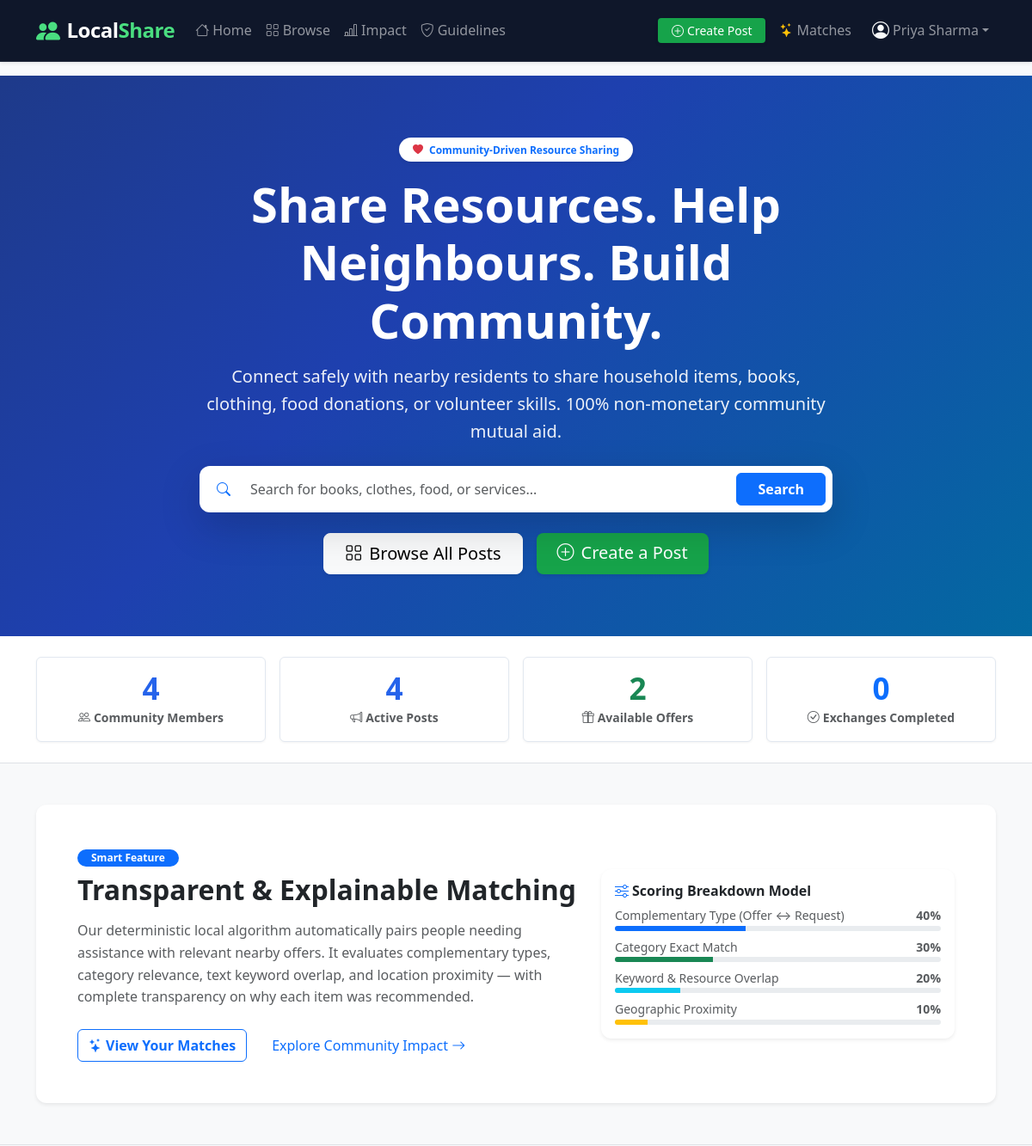
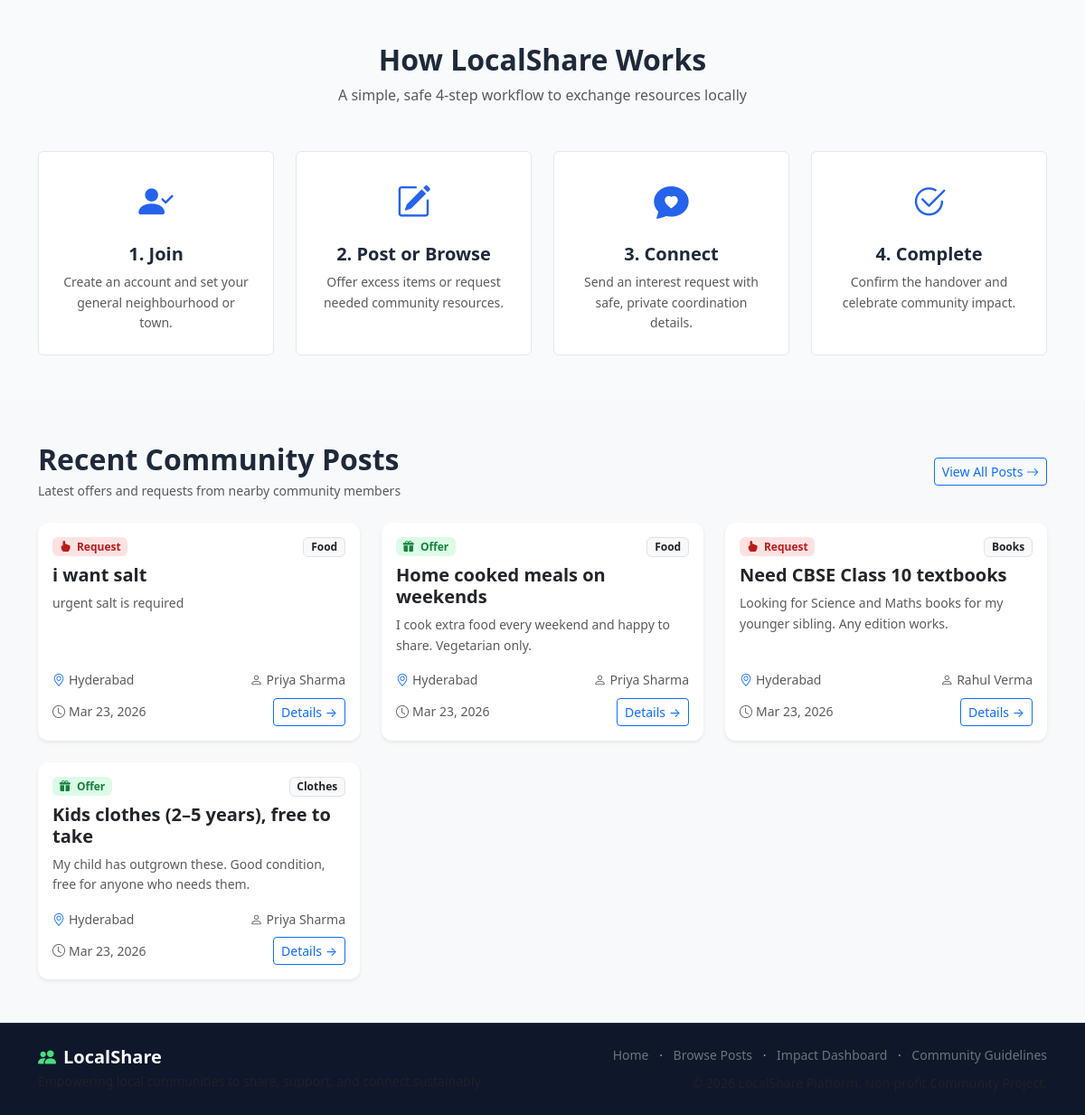
The page / (signed in) on the database its author committed (2 pictures, top to bottom).
### app/models/post.py (models this page shows, shortened)
class Post(db.Model):
    __tablename__ = 'posts'
    id = db.Column(db.Integer, primary_key=True)
    user_id = db.Column(db.Integer, db.ForeignKey('users.id', ondelete='CASCADE'), nullable=False, index=True)
    user_name = db.Column(db.String(100), nullable=False)
    post_type = db.Column(db.String(10), nullable=False, index=True)  # 'request' or 'offer'
    category = db.Column(db.String(50), nullable=False, index=True)   # Food, Clothes, Books, Services, Other
    title = db.Column(db.String(200), nullable=False)
    description = db.Column(db.Text, nullable=False)
    location = db.Column(db.String(120), nullable=False, index=True)
    status = db.Column(db.String(20), nullable=False, default='open', index=True)  # open, in_progress, completed, closed
    created_at = db.Column(db.DateTime, default=lambda: datetime.now(timezone.utc), nullable=False, index=True)
    updated_at = db.Column(db.DateTime, default=lambda: datetime.now(timezone.utc), onupdate=lambda: datetime.now(timezone.utc))
    exchange_requests = db.relationship('ExchangeRequest', backref='post', lazy='dynamic', cascade='all, delete-orphan')
    reports = db.relationship('Report', backref='post', lazy='dynamic', cascade='all, delete-orphan')

### app/main/routes.py (the view)
@main_bp.route('/')
def home():
    stats = get_community_impact_stats()
    recent_posts = Post.query.filter_by(status='open').order_by(Post.created_at.desc()).limit(6).all()
    return render_template(
        'index.html',
        stats=stats,
        recent_posts=recent_posts,
        user_count=stats['members_count'],
        post_count=stats['active_posts_count'],
        offer_count=stats['offers_count']
    )

### app/services/security_service.py (called while the page is built)
def add_security_headers(response):
    response.headers['X-Content-Type-Options'] = 'nosniff'
    response.headers['X-Frame-Options'] = 'SAMEORIGIN'
    response.headers['X-XSS-Protection'] = '1; mode=block'
    response.headers['Referrer-Policy'] = 'strict-origin-when-cross-origin'
    csp = (
        "default-src 'self'; "
        "script-src 'self' https://cdn.jsdelivr.net https://code.jquery.com 'unsafe-inline'; "
        "style-src 'self' https://cdn.jsdelivr.net 'unsafe-inline'; "
        "font-src 'self' https://cdn.jsdelivr.net; "
        "img-src 'self' data: https:; "
        "connect-src 'self';"
    )
    response.headers['Content-Security-Policy'] = csp
    return response

### templates/index.html (shortened to what this page needs)
{% extends "base.html" %}
{% block content %}
<section class="hero-section text-center py-5">
  <div class="container py-4">
    <div class="row justify-content-center">
      <div class="col-lg-8">
        <span class="badge bg-white text-primary px-3 py-2 rounded-pill fw-semibold mb-3 shadow-sm">
          <i class="bi bi-heart-fill text-danger me-1"></i> Community-Driven Resource Sharing
        </span>
        <h1 class="display-4 fw-bold mb-3">Share Resources. Help Neighbours. Build Community.</h1>
        <p class="lead mb-4 opacity-90">
          Connect safely with nearby residents to share household items, books, clothing, food donations, or volunteer skills. 100% non-monetary community mutual aid.
        </p>
        <form action="{{ url_for('posts.posts') }}" method="GET" class="card p-2 shadow-lg border-0 mb-4 bg-white text-dark">
          <div class="input-group">
            <span class="input-group-text bg-transparent border-0"><i class="bi bi-search text-primary"></i></span>
            <input type="text" name="q" class="form-control border-0 shadow-none" placeholder="Search for books, clothes, food, or services..."/>
            <button class="btn btn-primary px-4 fw-semibold rounded" type="submit">Search</button>
          </div>
        </form>
        <div class="d-flex justify-content-center gap-3 flex-wrap">
          <a href="{{ url_for('posts.posts') }}" class="btn btn-light btn-lg px-4 shadow-sm">
            <i class="bi bi-grid me-2"></i>Browse All Posts
          </a>
          {% if session.get('user_id') %}
            <a href="{{ url_for('posts.new_post') }}" class="btn btn-accent btn-lg px-4 shadow-sm">
              <i class="bi bi-plus-circle me-2"></i>Create a Post
            </a>
          {% else %}
            <a href="{{ url_for('auth.register') }}" class="btn btn-accent btn-lg px-4 shadow-sm">
              <i class="bi bi-person-plus me-2"></i>Join LocalShare
            </a>
          {% endif %}
        </div>
      </div>
    </div>
  </div>
</section>
<section class="py-4 bg-white border-bottom shadow-sm">
  <div class="container">
    <div class="row text-center g-3">
      <div class="col-6 col-md-3">
        <div class="stat-card p-3 rounded">
          <div class="stat-number">{{ stats['members_count'] }}</div>
          <div class="small text-muted fw-semibold"><i class="bi bi-people me-1"></i>Community Members</div>
        </div>
      </div>
      <div class="col-6 col-md-3">
        <div class="stat-card p-3 rounded">
          <div class="stat-number">{{ stats['active_posts_count'] }}</div>
          <div class="small text-muted fw-semibold"><i class="bi bi-megaphone me-1"></i>Active Posts</div>
        </div>
      </div>
      <div class="col-6 col-md-3">
        <div class="stat-card p-3 rounded">
          <div class="stat-number text-success">{{ stats['offers_count'] }}</div>
          <div class="small text-muted fw-semibold"><i class="bi bi-gift me-1"></i>Available Offers</div>
        </div>
      </div>
      <div class="col-6 col-md-3">
        <div class="stat-card p-3 rounded">
          <div class="stat-number text-primary">{{ stats['completed_exchanges_count'] }}</div>
          <div class="small text-muted fw-semibold"><i class="bi bi-check-circle me-1"></i>Exchanges Completed</div>
        </div>
      </div>
    </div>
  </div>
</section>
<section class="py-5 bg-light border-bottom">
  <div class="container">
    <div class="card border-0 shadow-sm p-4 p-md-5 bg-gradient-light">
      <div class="row align-items-center g-4">
        <div class="col-lg-7">
          <span class="badge bg-primary text-white mb-2 px-3 py-1 rounded-pill">Smart Feature</span>
          <h2 class="fw-bold mb-3">Transparent &amp; Explainable Matching</h2>
          <p class="text-muted mb-4">
            Our deterministic local algorithm automatically pairs people needing assistance with relevant nearby offers. It evaluates complementary types, category relevance, text keyword overlap, and location proximity — with complete transparency on why each item was recommended.
          </p>
          <div class="d-flex gap-3 flex-wrap">
            {% if session.get('user_id') %}
              <a href="{{ url_for('matching.matches_dashboard') }}" class="btn btn-outline-primary fw-semibold">
                <i class="bi bi-stars me-1"></i>View Your Matches
              </a>
            {% else %}
              <a href="{{ url_for('auth.register') }}" class="btn btn-outline-primary fw-semibold">
                <i class="bi bi-person-plus me-1"></i>Sign Up to Match
              </a>
            {% endif %}
            <a href="{{ url_for('main.impact') }}" class="btn btn-link text-decoration-none">
              Explore Community Impact <i class="bi bi-arrow-right"></i>
            </a>
          </div>
        </div>
        <div class="col-lg-5">
          <div class="card border-0 shadow-sm p-3 bg-white">
            <h6 class="fw-bold text-dark mb-2"><i class="bi bi-sliders me-1 text-primary"></i>Scoring Breakdown Model</h6>
            <div class="mb-2">
              <div class="d-flex justify-content-between small text-muted">
                <span>Complementary Type (Offer &harr; Request)</span>
                <strong>40%</strong>
              </div>
              <div class="progress" style="height: 6px;">
                <div class="progress-bar bg-primary" style="width: 40%"></div>
              </div>
            </div>
            <div class="mb-2">
              <div class="d-flex justify-content-between small text-muted">
                <span>Category Exact Match</span>
                <strong>30%</strong>
              </div>
              <div class="progress" style="height: 6px;">
                <div class="progress-bar bg-success" style="width: 30%"></div>
              </div>
            </div>
            <div class="mb-2">
              <div class="d-flex justify-content-between small text-muted">
                <span>Keyword &amp; Resource Overlap</span>
                <strong>20%</strong>
              </div>
              <div class="progress" style="height: 6px;">
                <div class="progress-bar bg-info" style="width: 20%"></div>
              </div>
            </div>
            <div>
              <div class="d-flex justify-content-between small text-muted">
                <span>Geographic Proximity</span>
                <strong>10%</strong>
              </div>
              <div class="progress" style="height: 6px;">
                <div class="progress-bar bg-warning" style="width: 10%"></div>
              </div>
            </div>
          </div>
        </div>
      </div>
    </div>
  </div>
</section>
<section class="py-5">
  <div class="container">
    <div class="text-center mb-5">
      <h2 class="fw-bold">How LocalShare Works</h2>
      <p class="text-muted">A simple, safe 4-step workflow to exchange resources locally</p>
    </div>
    <div class="row g-4 text-center">
      <div class="col-md-3">
        <div class="how-card p-4 rounded h-100">
          <div class="how-icon mb-3"><i class="bi bi-person-check-fill"></i></div>
          <h5 class="fw-bold">1. Join</h5>
          <p class="text-muted small mb-0">Create an account and set your general neighbourhood or town.</p>
        </div>
      </div>
      <div class="col-md-3">
        <div class="how-card p-4 rounded h-100">
          <div class="how-icon mb-3"><i class="bi bi-pencil-square"></i></div>
          <h5 class="fw-bold">2. Post or Browse</h5>
          <p class="text-muted small mb-0">Offer excess items or request needed community resources.</p>
        </div>
      </div>
      <div class="col-md-3">
        <div class="how-card p-4 rounded h-100">
          <div class="how-icon mb-3"><i class="bi bi-chat-heart-fill"></i></div>
          <h5 class="fw-bold">3. Connect</h5>
          <p class="text-muted small mb-0">Send an interest request with safe, private coordination details.</p>
        </div>
      </div>
      <div class="col-md-3">
        <div class="how-card p-4 rounded h-100">
          <div class="how-icon mb-3"><i class="bi bi-check2-circle"></i></div>
          <h5 class="fw-bold">4. Complete</h5>
          <p class="text-muted small mb-0">Confirm the handover and celebrate community impact.</p>
        </div>
      </div>
    </div>
  </div>
</section>
<section class="py-5 bg-light">
  <div class="container">
    <div class="d-flex justify-content-between align-items-center mb-4">
      <div>
        <h2 class="fw-bold mb-1">Recent Community Posts</h2>
        <p class="text-muted small mb-0">Latest offers and requests from nearby community members</p>
      </div>
      <a href="{{ url_for('posts.posts') }}" class="btn btn-outline-primary btn-sm">
        View All Posts <i class="bi bi-arrow-right"></i>
      </a>
    </div>
    {% if recent_posts %}
      <div class="row g-4">
        {% for post in recent_posts %}
          <div class="col-md-6 col-lg-4">
            <div class="card post-card h-100 border-0 shadow-sm d-flex flex-column">
              <div class="card-body">
                <div class="d-flex justify-content-between align-items-start mb-2">
                  <span class="badge {{ 'badge-offer' if post.post_type == 'offer' else 'badge-request' }}">
                    <i class="bi {{ 'bi-gift-fill' if post.post_type == 'offer' else 'bi-hand-index-fill' }} me-1"></i>
                    {{ post.post_type | capitalize }}
                  </span>
                  <span class="badge bg-light text-dark border">{{ post.category }}</span>
                </div>
                <h5 class="card-title fw-bold mb-2">
                  <a href="{{ url_for('posts.post_detail', post_id=post.id) }}" class="text-decoration-none text-dark">
                    {{ post.title }}
                  </a>
                </h5>
                <p class="card-text small text-muted">
                  {{ post.description[:110] }}{% if post.description | length > 110 %}...{% endif %}
                </p>
              </div>
              <div class="card-footer bg-transparent border-0 pt-0 pb-3 px-3">
                <div class="d-flex justify-content-between small text-muted mb-2">
                  <span><i class="bi bi-geo-alt text-primary me-1"></i>{{ post.location }}</span>
                  <span><i class="bi bi-person me-1"></i>{{ post.user_name }}</span>
                </div>
                <div class="d-flex justify-content-between align-items-center">
                  <span class="small text-muted"><i class="bi bi-clock me-1"></i>{{ post.created_at.strftime('%b %d, %Y') if post.created_at else '' }}</span>
                  <a href="{{ url_for('posts.post_detail', post_id=post.id) }}" class="btn btn-sm btn-outline-primary">
                    Details &rarr;
                  </a>
                </div>
              </div>
            </div>
          </div>
        {% endfor %}
      </div>
    {% endif %}
  </div>
</section>
{% endblock %}

### static/css/style.css (style rules this page uses)
:root { --primary: #2563eb; --primary-hover: #1d4ed8; --accent: #16a34a; --accent-light: #4ade80; --dark: #0f172a; --dark-surface: #1e293b; --light-bg: #f8fafc; --card-radius: 12px; --focus-ring: rgba(37, 99, 235, 0.25); }
body { font-family: system-ui, -apple-system, 'Segoe UI', Roboto, Helvetica, Arial, sans-serif; background-color: var(--light-bg); color: #1e293b; line-height: 1.6; }
.btn-accent { background-color: var(--accent); color: #fff; border: none; font-weight: 500; transition: all 0.2s ease; }
.hero-section { background: linear-gradient(135deg, #1e3a8a 0%, #1e40af 40%, #0369a1 100%); color: #fff; position: relative; }
.hero-section .opacity-90 { opacity: 0.92; }
.card { border-radius: var(--card-radius); transition: transform 0.2s ease, box-shadow 0.2s ease; }
.post-card { border-radius: var(--card-radius); border: 1px solid #e2e8f0; }
.stat-card { background: #fff; border: 1px solid #e2e8f0; box-shadow: 0 1px 3px rgba(0,0,0,0.05); }
.stat-number { font-size: 2.2rem; font-weight: 800; color: var(--primary); line-height: 1.1; margin-bottom: 4px; }
.how-card { background: #fff; border: 1px solid #e2e8f0; transition: transform 0.2s ease, box-shadow 0.2s ease; }
.how-icon { font-size: 2.4rem; color: var(--primary); }
.badge-offer { background-color: #dcfce7; color: #15803d; font-weight: 600; padding: 0.35em 0.65em; border-radius: 6px; }
.badge-request { background-color: #fee2e2; color: #b91c1c; font-weight: 600; padding: 0.35em 0.65em; border-radius: 6px; }

### rows shown on the page
Post: post_type "Request", category "Food", title "i want salt", description "urgent salt is required", location "Hyderabad", user_name "Priya Sharma", created_at "Mar 23, 2026"
Post: post_type "Offer", category "Food", title "Home cooked meals on weekends", description "I cook extra food every weekend and happy to share. Vegetarian only.", location "Hyderabad", user_name "Priya Sharma", created_at "Mar 23, 2026"
Post: post_type "Request", category "Books", title "Need CBSE Class 10 textbooks", description "Looking for Science and Maths books for my younger sibling. Any edition works.", location "Hyderabad", user_name "Rahul Verma", created_at "Mar 23, 2026"
Post: post_type "Offer", category "Clothes", title "Kids clothes (2–5 years), free to take", description "My child has outgrown these. Good condition, free for anyone who needs them.", location "Hyderabad", user_name "Priya Sharma", created_at "Mar 23, 2026"

### other values the page prints
{{ session['user_name'] }} "Priya Sharma"
{{ stats['members_count'] }} "4"
{{ stats['active_posts_count'] }} "4"
{{ stats['offers_count'] }} "2"
{{ stats['completed_exchanges_count'] }} "0"
